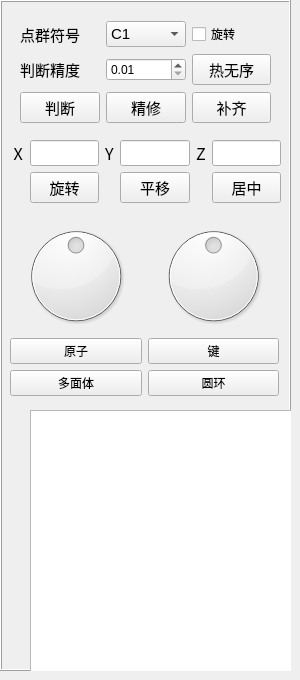
      <widget class="QWidget" name="tab_3">
       <attribute name="title">
        <string>点群判断</string>
       </attribute>
       <widget class="QFrame" name="frame_4">
        <property name="enabled">
         <bool>true</bool>
        </property>
        <property name="geometry">
         <rect>
          <x>0</x>
          <y>0</y>
          <width>291</width>
          <height>671</height>
         </rect>
        </property>
        <property name="maximumSize">
         <size>
          <width>500</width>
          <height>1000</height>
         </size>
        </property>
        <property name="frameShape">
         <enum>QFrame::Box</enum>
        </property>
        <property name="frameShadow">
         <enum>QFrame::Raised</enum>
        </property>
        <widget class="QWidget" name="layoutWidget">
         <property name="geometry">
          <rect>
           <x>20</x>
           <y>20</y>
           <width>251</width>
           <height>105</height>
          </rect>
         </property>
         <layout class="QGridLayout" name="gridLayout_8">
          <item row="1" column="0">
           <widget class="QLabel" name="label_34">
            <property name="sizePolicy">
             <sizepolicy hsizetype="Ignored" vsizetype="Ignored">
              <horstretch>0</horstretch>
              <verstretch>0</verstretch>
             </sizepolicy>
            </property>
            <property name="font">
             <font>
              <pointsize>11</pointsize>
             </font>
            </property>
            <property name="text">
             <string>点群符号</string>
            </property>
           </widget>
          </item>
          <item row="3" column="1">
           <widget class="QPushButton" name="pushButton_SymmetryRefine_PG">
            <property name="font">
             <font>
              <family>Noto Sans CJK SC</family>
              <pointsize>11</pointsize>
             </font>
            </property>
            <property name="text">
             <string>精修</string>
            </property>
           </widget>
          </item>
          <item row="1" column="1">
           <widget class="QComboBox" name="comboBox_symmetry">
            <property name="font">
             <font>
              <pointsize>11</pointsize>
             </font>
            </property>
            <item>
             <property name="text">
              <string>C1</string>
             </property>
            </item>
            <item>
             <property name="text">
              <string>C2</string>
             </property>
            </item>
            <item>
             <property name="text">
              <string>C3</string>
             </property>
            </item>
            <item>
             <property name="text">
              <string>C4</string>
             </property>
            </item>
            <item>
             <property name="text">
              <string>C5</string>
             </property>
            </item>
            <item>
             <property name="text">
              <string>C6</string>
             </property>
            </item>
            <item>
             <property name="text">
              <string>C7</string>
             </property>
            </item>
            <item>
             <property name="text">
              <string>C8</string>
             </property>
            </item>
            <item>
             <property name="text">
              <string>C9</string>
             </property>
            </item>
            <item>
             <property name="text">
              <string>C10</string>
             </property>
            </item>
            <item>
             <property name="text">
              <string>S4</string>
             </property>
            </item>
            <item>
             <property name="text">
              <string>S6</string>
             </property>
            </item>
            <item>
             <property name="text">
              <string>S8</string>
             </property>
            </item>
            <item>
             <property name="text">
              <string>S10</string>
             </property>
            </item>
            <item>
             <property name="text">
              <string>S12</string>
             </property>
            </item>
            <item>
             <property name="text">
              <string>Ci</string>
             </property>
            </item>
            <item>
             <property name="text">
              <string>Cs</string>
             </property>
            </item>
            <item>
             <property name="text">
              <string>C2v</string>
             </property>
            </item>
            <item>
             <property name="text">
              <string>C3v</string>
             </property>
            </item>
            <item>
             <property name="text">
              <string>C4v</string>
             </property>
            </item>
            <item>
             <property name="text">
              <string>C5v</string>
             </property>
            </item>
            <item>
             <property name="text">
              <string>C6v</string>
             </property>
            </item>
            <item>
             <property name="text">
              <string>C7v</string>
             </property>
            </item>
            <item>
             <property name="text">
              <string>C8v</string>
             </property>
            </item>
            <item>
             <property name="text">
              <string>C9v</string>
             </property>
            </item>
            <item>
             <property name="text">
              <string>C10v</string>
             </property>
            </item>
            <item>
             <property name="text">
              <string>Coov</string>
             </property>
            </item>
            <item>
             <property name="text">
              <string>C2h</string>
             </property>
            </item>
            <item>
             <property name="text">
              <string>C3h</string>
             </property>
            </item>
            <item>
             <property name="text">
              <string>C4h</string>
             </property>
            </item>
            <item>
             <property name="text">
              <string>C5h</string>
             </property>
            </item>
            <item>
             <property name="text">
              <string>C6h</string>
             </property>
            </item>
            <item>
             <property name="text">
              <string>C7h</string>
             </property>
            </item>
            <item>
             <property name="text">
              <string>C8h</string>
             </property>
            </item>
            <item>
             <property name="text">
              <string>C9h</string>
             </property>
            </item>
            <item>
             <property name="text">
              <string>C10h</string>
             </property>
            </item>
            <item>
             <property name="text">
              <string>D2</string>
             </property>
            </item>
            <item>
             <property name="text">
              <string>D3</string>
             </property>
            </item>
            <item>
             <property name="text">
              <string>D4</string>
             </property>
            </item>
            <item>
             <property name="text">
              <string>D5</string>
             </property>
            </item>
            <item>
             <property name="text">
              <string>D6</string>
             </property>
            </item>
            <item>
             <property name="text">
              <string>D7</string>
             </property>
            </item>
            <item>
             <property name="text">
              <string>D8</string>
             </property>
            </item>
            <item>
             <property name="text">
              <string>D9</string>
             </property>
            </item>
            <item>
             <property name="text">
              <string>D10</string>
             </property>
            </item>
            <item>
             <property name="text">
              <string>D2h</string>
             </property>
            </item>
            <item>
             <property name="text">
              <string>D3h</string>
             </property>
            </item>
            <item>
             <property name="text">
              <string>D4h</string>
             </property>
            </item>
            <item>
             <property name="text">
              <string>D5h</string>
             </property>
            </item>
            <item>
             <property name="text">
              <string>D6h</string>
             </property>
            </item>
            <item>
             <property name="text">
              <string>D7h</string>
             </property>
            </item>
            <item>
             <property name="text">
              <string>D8h</string>
             </property>
            </item>
            <item>
             <property name="text">
              <string>D9h</string>
             </property>
            </item>
            <item>
             <property name="text">
              <string>D10h</string>
             </property>
            </item>
            <item>
             <property name="text">
              <string>Dooh</string>
             </property>
            </item>
            <item>
             <property name="text">
              <string>D2d</string>
             </property>
            </item>
            <item>
             <property name="text">
              <string>D3d</string>
             </property>
            </item>
            <item>
             <property name="text">
              <string>D4d</string>
             </property>
            </item>
            <item>
             <property name="text">
              <string>D5d</string>
             </property>
            </item>
            <item>
             <property name="text">
              <string>D6d</string>
             </property>
            </item>
            <item>
             <property name="text">
              <string>D7d</string>
             </property>
            </item>
            <item>
             <property name="text">
              <string>D8d</string>
             </property>
            </item>
            <item>
             <property name="text">
              <string>D9d</string>
             </property>
            </item>
            <item>
             <property name="text">
              <string>D10d</string>
             </property>
            </item>
            <item>
             <property name="text">
              <string>T</string>
             </property>
            </item>
            <item>
             <property name="text">
              <string>Th</string>
             </property>
            </item>
            <item>
             <property name="text">
              <string>Td</string>
             </property>
            </item>
            <item>
             <property name="text">
              <string>O</string>
             </property>
            </item>
            <item>
             <property name="text">
              <string>Oh</string>
             </property>
            </item>
            <item>
             <property name="text">
              <string>I</string>
             </property>
            </item>
            <item>
             <property name="text">
              <string>Ih</string>
             </property>
            </item>
           </widget>
          </item>
          <item row="2" column="1">
           <widget class="QDoubleSpinBox" name="doubleSpinBox_tolerance">
            <property name="decimals">
             <number>2</number>
            </property>
            <property name="minimum">
             <double>0.010000000000000</double>
            </property>
            <property name="maximum">
             <double>1.000000000000000</double>
            </property>
            <property name="singleStep">
             <double>0.010000000000000</double>
            </property>
           </widget>
          </item>
          <item row="2" column="0">
           <widget class="QLabel" name="label_35">
            <property name="sizePolicy">
             <sizepolicy hsizetype="Ignored" vsizetype="Ignored">
              <horstretch>0</horstretch>
              <verstretch>0</verstretch>
             </sizepolicy>
            </property>
            <property name="font">
             <font>
              <pointsize>11</pointsize>
             </font>
            </property>
            <property name="text">
             <string>判断精度</string>
            </property>
           </widget>
          </item>
          <item row="2" column="2">
           <widget class="QPushButton" name="pushButton_thermalMove">
            <property name="font">
             <font>
              <pointsize>11</pointsize>
             </font>
            </property>
            <property name="text">
             <string>热无序</string>
            </property>
           </widget>
          </item>
          <item row="3" column="0">
           <widget class="QPushButton" name="pushButton_Symmetrypercept_PG">
            <property name="font">
             <font>
              <pointsize>11</pointsize>
             </font>
            </property>
            <property name="text">
             <string>判断</string>
            </property>
           </widget>
          </item>
          <item row="1" column="2">
           <widget class="QCheckBox" name="checkBox">
            <property name="text">
             <string>旋转</string>
            </property>
           </widget>
          </item>
          <item row="3" column="2">
           <widget class="QPushButton" name="pushButton_PatchMolecule_PG">
            <property name="font">
             <font>
              <pointsize>11</pointsize>
             </font>
            </property>
            <property name="text">
             <string>补齐</string>
            </property>
           </widget>
          </item>
         </layout>
        </widget>
        <widget class="QWidget" name="layoutWidget">
         <property name="geometry">
          <rect>
           <x>10</x>
           <y>140</y>
           <width>271</width>
           <height>65</height>
          </rect>
         </property>
         <layout class="QGridLayout" name="gridLayout_20">
          <item row="1" column="1">
           <widget class="QPushButton" name="pushButton_rotate2">
            <property name="font">
             <font>
              <family>Noto Sans CJK SC</family>
              <pointsize>11</pointsize>
             </font>
            </property>
            <property name="text">
             <string>旋转</string>
            </property>
           </widget>
          </item>
          <item row="1" column="5">
           <widget class="QPushButton" name="pushButton_center_PG">
            <property name="font">
             <font>
              <pointsize>11</pointsize>
             </font>
            </property>
            <property name="text">
             <string>居中</string>
            </property>
           </widget>
          </item>
          <item row="0" column="2">
           <widget class="QLabel" name="label_41">
            <property name="font">
             <font>
              <family>Noto Sans CJK SC</family>
              <pointsize>12</pointsize>
             </font>
            </property>
            <property name="text">
             <string>Y</string>
            </property>
           </widget>
          </item>
          <item row="1" column="3">
           <widget class="QPushButton" name="pushButton_translate2">
            <property name="font">
             <font>
              <family>Noto Sans CJK SC</family>
              <pointsize>11</pointsize>
             </font>
            </property>
            <property name="text">
             <string>平移</string>
            </property>
           </widget>
          </item>
          <item row="0" column="3">
           <widget class="QLineEdit" name="lineEdit_YY">
            <property name="font">
             <font>
              <family>Cantarell</family>
              <pointsize>11</pointsize>
             </font>
            </property>
           </widget>
          </item>
          <item row="0" column="1">
           <widget class="QLineEdit" name="lineEdit_XX">
            <property name="font">
             <font>
              <family>Cantarell</family>
              <pointsize>11</pointsize>
             </font>
            </property>
           </widget>
          </item>
          <item row="0" column="5">
           <widget class="QLineEdit" name="lineEdit_ZZ">
            <property name="font">
             <font>
              <family>Cantarell</family>
              <pointsize>11</pointsize>
             </font>
            </property>
           </widget>
          </item>
          <item row="0" column="4">
           <widget class="QLabel" name="label_42">
            <property name="font">
             <font>
              <family>Noto Sans CJK SC</family>
              <pointsize>12</pointsize>
             </font>
            </property>
            <property name="text">
             <string>Z</string>
            </property>
           </widget>
          </item>
          <item row="0" column="0">
           <widget class="QLabel" name="label_40">
            <property name="font">
             <font>
              <family>Noto Sans CJK SC</family>
              <pointsize>12</pointsize>
             </font>
            </property>
            <property name="text">
             <string> X</string>
            </property>
           </widget>
          </item>
         </layout>
        </widget>
        <widget class="QWidget" name="">
         <property name="geometry">
          <rect>
           <x>10</x>
           <y>220</y>
           <width>269</width>
           <height>176</height>
          </rect>
         </property>
         <layout class="QGridLayout" name="gridLayout_16">
          <item row="1" column="1">
           <widget class="QDial" name="dialAtomScale">
            <property name="maximum">
             <number>200</number>
            </property>
            <property name="singleStep">
             <number>5</number>
            </property>
            <property name="pageStep">
             <number>20</number>
            </property>
            <property name="value">
             <number>100</number>
            </property>
            <property name="view_option_name" stdset="0">
             <string>atom_scale</string>
            </property>
           </widget>
          </item>
          <item row="2" column="2">
           <widget class="QPushButton" name="pushButton_Bond">
            <property name="text">
             <string>键</string>
            </property>
           </widget>
          </item>
          <item row="3" column="1">
           <widget class="QPushButton" name="pushButton_Polyhedron">
            <property name="text">
             <string>多面体</string>
            </property>
           </widget>
          </item>
          <item row="2" column="1">
           <widget class="QPushButton" name="pushButton_Atom">
            <property name="text">
             <string>原子</string>
            </property>
           </widget>
          </item>
          <item row="1" column="2">
           <widget class="QDial" name="dialBondScale">
            <property name="maximum">
             <number>200</number>
            </property>
            <property name="singleStep">
             <number>5</number>
            </property>
            <property name="pageStep">
             <number>20</number>
            </property>
            <property name="value">
             <number>100</number>
            </property>
            <property name="view_option_name" stdset="0">
             <string>bond_scale</string>
            </property>
           </widget>
          </item>
          <item row="3" column="2">
           <widget class="QPushButton" name="pushButton_Ring">
            <property name="text">
             <string>圆环</string>
            </property>
           </widget>
          </item>
         </layout>
        </widget>
        <widget class="QTextEdit" name="textEdit_MessageDisplay">
         <property name="geometry">
          <rect>
           <x>30</x>
           <y>410</y>
           <width>269</width>
           <height>419</height>
          </rect>
         </property>
        </widget>
       </widget>
      </widget>
